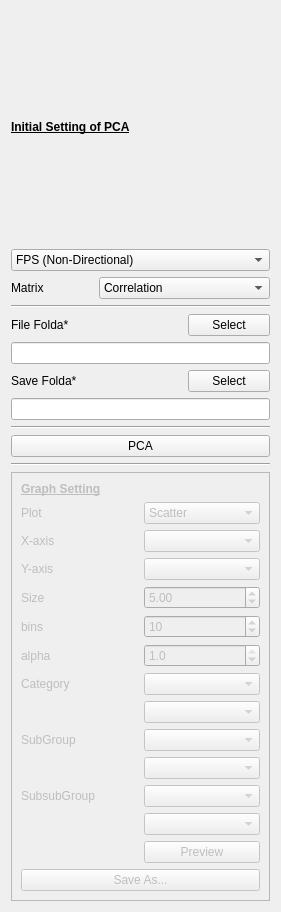
          <widget class="QWidget" name="scrollAreaWidgetContents">
           <property name="geometry">
            <rect>
             <x>0</x>
             <y>0</y>
             <width>281</width>
             <height>912</height>
            </rect>
           </property>
           <layout class="QGridLayout" name="gridLayout_5">
            <item row="5" column="0" colspan="3">
             <widget class="QLineEdit" name="textbox_fpsPath"/>
            </item>
            <item row="12" column="0" colspan="3">
             <widget class="Line" name="line_4">
              <property name="orientation">
               <enum>Qt::Horizontal</enum>
              </property>
             </widget>
            </item>
            <item row="7" column="0" colspan="3">
             <widget class="QLineEdit" name="textbox_pcaSave"/>
            </item>
            <item row="2" column="0">
             <widget class="QLabel" name="label_11">
              <property name="text">
               <string>Matrix</string>
              </property>
             </widget>
            </item>
            <item row="2" column="1" colspan="2">
             <widget class="QComboBox" name="cmb_matrixPCA">
              <item>
               <property name="text">
                <string>Correlation</string>
               </property>
              </item>
              <item>
               <property name="text">
                <string>Covariance</string>
               </property>
              </item>
             </widget>
            </item>
            <item row="0" column="0" colspan="3">
             <widget class="QLabel" name="label_14">
              <property name="font">
               <font>
                <weight>75</weight>
                <bold>true</bold>
                <underline>true</underline>
               </font>
              </property>
              <property name="text">
               <string>Initial Setting of PCA</string>
              </property>
             </widget>
            </item>
            <item row="1" column="0" colspan="3">
             <widget class="QComboBox" name="cmb_FPS">
              <item>
               <property name="text">
                <string>FPS (Non-Directional)</string>
               </property>
              </item>
              <item>
               <property name="text">
                <string>Amplitude of Harmonics</string>
               </property>
              </item>
              <item>
               <property name="text">
                <string>EFD (Directional)</string>
               </property>
              </item>
             </widget>
            </item>
            <item row="6" column="0" colspan="2">
             <widget class="QLabel" name="label_13">
              <property name="text">
               <string>Save Folda*</string>
              </property>
             </widget>
            </item>
            <item row="8" column="0" colspan="3">
             <widget class="Line" name="line_8">
              <property name="orientation">
               <enum>Qt::Horizontal</enum>
              </property>
             </widget>
            </item>
            <item row="3" column="0" colspan="3">
             <widget class="Line" name="line_7">
              <property name="orientation">
               <enum>Qt::Horizontal</enum>
              </property>
             </widget>
            </item>
            <item row="4" column="2">
             <widget class="QPushButton" name="button_FPSpath">
              <property name="text">
               <string>Select</string>
              </property>
             </widget>
            </item>
            <item row="4" column="0" colspan="2">
             <widget class="QLabel" name="label_12">
              <property name="text">
               <string>File Folda*</string>
              </property>
             </widget>
            </item>
            <item row="6" column="2">
             <widget class="QPushButton" name="button_savePCApath">
              <property name="text">
               <string>Select</string>
              </property>
             </widget>
            </item>
            <item row="13" column="0" colspan="3">
             <widget class="QFrame" name="frame_graph">
              <property name="enabled">
               <bool>false</bool>
              </property>
              <property name="frameShape">
               <enum>QFrame::StyledPanel</enum>
              </property>
              <property name="frameShadow">
               <enum>QFrame::Raised</enum>
              </property>
              <layout class="QGridLayout" name="gridLayout_6">
               <item row="10" column="0">
                <widget class="QLabel" name="label_28">
                 <property name="text">
                  <string>SubGroup</string>
                 </property>
                </widget>
               </item>
               <item row="15" column="0" colspan="2">
                <widget class="QPushButton" name="pushButton_2">
                 <property name="text">
                  <string>Save As...</string>
                 </property>
                </widget>
               </item>
               <item row="0" column="0" colspan="2">
                <widget class="QLabel" name="label_22">
                 <property name="font">
                  <font>
                   <weight>75</weight>
                   <bold>true</bold>
                   <underline>true</underline>
                  </font>
                 </property>
                 <property name="text">
                  <string>Graph Setting</string>
                 </property>
                </widget>
               </item>
               <item row="2" column="1">
                <widget class="QComboBox" name="cmb_x"/>
               </item>
               <item row="5" column="1">
                <widget class="QDoubleSpinBox" name="dsb_markerSize">
                 <property name="minimum">
                  <double>0.100000000000000</double>
                 </property>
                 <property name="maximum">
                  <double>30.000000000000000</double>
                 </property>
                 <property name="singleStep">
                  <double>0.100000000000000</double>
                 </property>
                 <property name="value">
                  <double>5.000000000000000</double>
                 </property>
                </widget>
               </item>
               <item row="9" column="1">
                <widget class="QComboBox" name="cmb_sort"/>
               </item>
               <item row="14" column="1">
                <widget class="QPushButton" name="pushButton">
                 <property name="text">
                  <string>Preview</string>
                 </property>
                </widget>
               </item>
               <item row="8" column="0">
                <widget class="QLabel" name="label_20">
                 <property name="text">
                  <string>Category</string>
                 </property>
                </widget>
               </item>
               <item row="8" column="1">
                <widget class="QComboBox" name="cmb_color"/>
               </item>
               <item row="2" column="0">
                <widget class="QLabel" name="label_18">
                 <property name="text">
                  <string>X-axis</string>
                 </property>
                </widget>
               </item>
               <item row="4" column="1">
                <widget class="QComboBox" name="cmb_y"/>
               </item>
               <item row="1" column="0">
                <widget class="QLabel" name="label_24">
                 <property name="text">
                  <string>Plot</string>
                 </property>
                </widget>
               </item>
               <item row="5" column="0">
                <widget class="QLabel" name="label_21">
                 <property name="text">
                  <string>Size</string>
                 </property>
                </widget>
               </item>
               <item row="1" column="1">
                <widget class="QComboBox" name="cmb_plot">
                 <item>
                  <property name="text">
                   <string>Scatter</string>
                  </property>
                 </item>
                 <item>
                  <property name="text">
                   <string>Density</string>
                  </property>
                 </item>
                 <item>
                  <property name="text">
                   <string>Histogram</string>
                  </property>
                 </item>
                </widget>
               </item>
               <item row="12" column="1">
                <widget class="QComboBox" name="cmb_subsubcolor"/>
               </item>
               <item row="10" column="1">
                <widget class="QComboBox" name="cmb_subcolor"/>
               </item>
               <item row="11" column="1">
                <widget class="QComboBox" name="cmb_subsort"/>
               </item>
               <item row="13" column="1">
                <widget class="QComboBox" name="cmb_subsubsort"/>
               </item>
               <item row="12" column="0">
                <widget class="QLabel" name="label_29">
                 <property name="text">
                  <string>SubsubGroup</string>
                 </property>
                </widget>
               </item>
               <item row="4" column="0">
                <widget class="QLabel" name="label_19">
                 <property name="text">
                  <string>Y-axis</string>
                 </property>
                </widget>
               </item>
               <item row="6" column="1">
                <widget class="QSpinBox" name="spb_bins">
                 <property name="minimum">
                  <number>1</number>
                 </property>
                 <property name="maximum">
                  <number>200</number>
                 </property>
                 <property name="value">
                  <number>10</number>
                 </property>
                </widget>
               </item>
               <item row="6" column="0">
                <widget class="QLabel" name="label_bins">
                 <property name="text">
                  <string>bins</string>
                 </property>
                </widget>
               </item>
               <item row="7" column="1">
                <widget class="QDoubleSpinBox" name="dsb_alpha">
                 <property name="decimals">
                  <number>1</number>
                 </property>
                 <property name="minimum">
                  <double>0.100000000000000</double>
                 </property>
                 <property name="maximum">
                  <double>1.000000000000000</double>
                 </property>
                 <property name="singleStep">
                  <double>0.100000000000000</double>
                 </property>
                 <property name="value">
                  <double>1.000000000000000</double>
                 </property>
                </widget>
               </item>
               <item row="7" column="0">
                <widget class="QLabel" name="label_30">
                 <property name="text">
                  <string>alpha</string>
                 </property>
                </widget>
               </item>
              </layout>
             </widget>
            </item>
            <item row="9" column="0" colspan="3">
             <widget class="QPushButton" name="button_PCA">
              <property name="text">
               <string>PCA</string>
              </property>
             </widget>
            </item>
           </layout>
           <zorder>label_14</zorder>
           <zorder>line_7</zorder>
           <zorder>label_12</zorder>
           <zorder>button_FPSpath</zorder>
           <zorder>textbox_fpsPath</zorder>
           <zorder>label_13</zorder>
           <zorder>button_savePCApath</zorder>
           <zorder>textbox_pcaSave</zorder>
           <zorder>line_8</zorder>
           <zorder>line_4</zorder>
           <zorder>frame_graph</zorder>
           <zorder>cmb_FPS</zorder>
           <zorder>label_11</zorder>
           <zorder>cmb_matrixPCA</zorder>
           <zorder>button_PCA</zorder>
          </widget>
